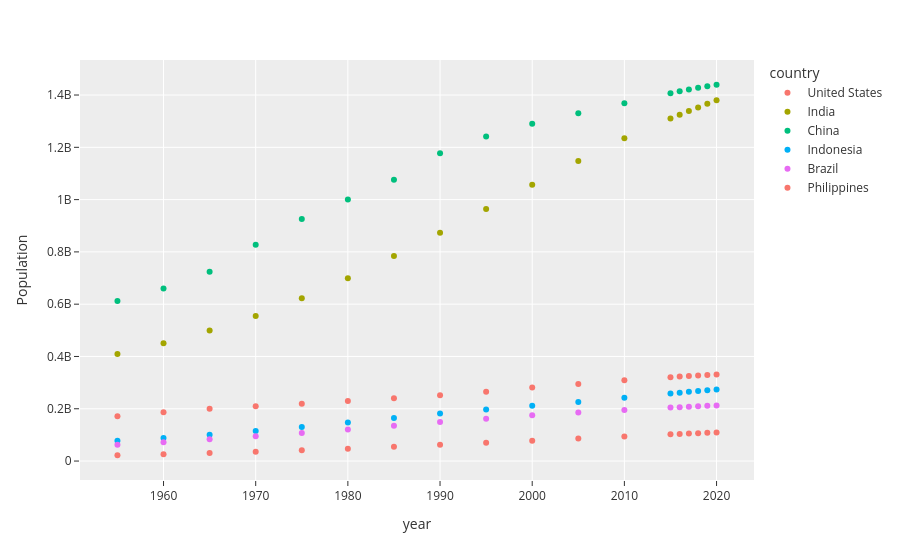

Notebook cell for this chart:
### Markdown cell above
# Scatter Plot

### Code cell
fig = px.scatter(
    df_pivot,  
    template='ggplot2',
    labels={'value': 'Population'}
)
fig.show()
